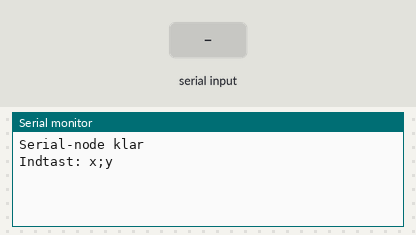
Recording of a sketch running on a simulated Arduino Mega 2560, built with avr-gcc and run on an emulated ATmega2560. On the bench: the last lines printed to the serial monitor. The inputs (shaded band) are chosen by the test bench.

Above: at 1.2 s.
1.3 s: "1\n" received over Serial
At 2.5 s:
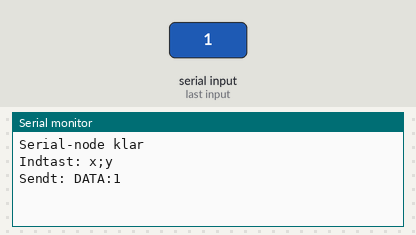
2.8 s: "1\n" received over the second serial link
At 3.7 s:
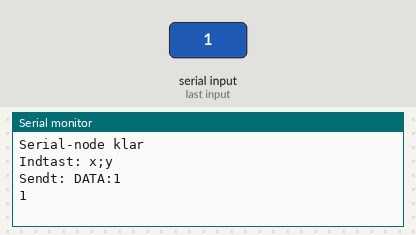
4.3 s: "0\n" received over Serial
At 4.8 s:
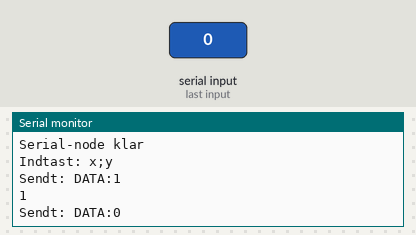
5.8 s: "0\n" received over the second serial link
At 7.1 s:
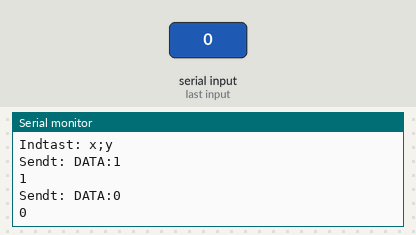

Measured:
- after the input at 1.3 s, the serial monitor: prints a new line at once (image 1)
- after the input at 2.8 s, the serial monitor: prints a new line at once (image 2)
- after the input at 4.3 s, the serial monitor: prints a new line at once (image 3)
- after the input at 5.8 s, the serial monitor: prints a new line at once (image 4)

The sketch:

Test_kode_radio_ground_station.ino
```cpp
String latestInput = "0;0";
String incommingMsg = "";

// ================= SETUP =================
void setup() {
  Serial.begin(9600);
  Serial1.begin(9600);

  Serial.println("Serial-node klar");
  Serial.println("Indtast: x;y");
}

// ================= LOOP =================
void loop() {

  // ✅ SEND KUN når der kommer nyt input
  if (Serial.available()) {

    latestInput = Serial.readStringUntil('\n');
    latestInput.trim();

    sendData();
  }

  // ✅ optional RX (debug)
  while (Serial1.available()) {
    char c = Serial1.read();
    Serial.write(c);
  }
}

// ================= TX ====================
void sendData() {
  String out = "DATA:" + latestInput;
  Serial1.println(out);

  Serial.print("Sendt: ");
  Serial.println(out);
}
```
